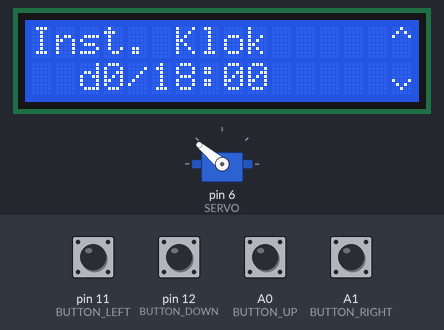
The sketch below on a simulated Arduino Uno, built with avr-gcc and run on an emulated ATmega328P. Shown: 16×2 character LCD, servo. The test bench sets the inputs (shaded band); at power-on: A0 (BUTTON_UP), A1 (BUTTON_RIGHT), pin 11 (BUTTON_LEFT), pin 12 (BUTTON_DOWN) HIGH. EEPROM starts erased.

Above: at 1.2 s.
1.3 s: pin 12 (BUTTON_DOWN) pulled LOW for 0.15 s
At 1.47 s:
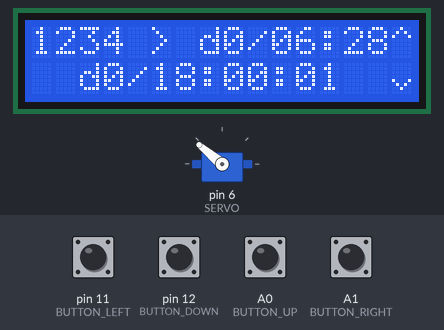
At 2.6 s:
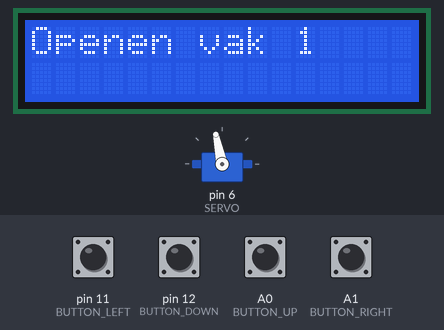
Timing chart, 0 to 15.1 s (numbered marks = the images above; inputs shaded):
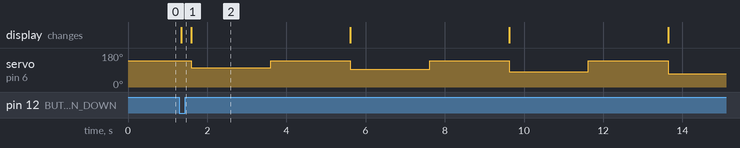

Measured:
- after the input at 1.3 s, servo on pin 6 (SERVO): 140° → 102° after 0.30 s, → 140° 2.0 s later, → 93° 2.0 s later, → 140° 2.0 s later, … (7 changes in this stretch); the display: changes after 0.05 s (image 1)

The sketch:

catfeedertimer.ino
```cpp
#include <LiquidCrystal.h>
#include <Servo.h>
#include <EEPROM.h>

/* Useful Constants */
#define SECS_PER_MIN  (60UL)
#define SECS_PER_HOUR (3600UL)
#define SECS_PER_DAY  (SECS_PER_HOUR * 24UL)

/* Useful Macros for getting elapsed time */
#define numberOfSeconds(_time_) ((_time_) % SECS_PER_MIN)
#define numberOfMinutes(_time_) (((_time_) / SECS_PER_MIN) % SECS_PER_MIN)
#define numberOfHours(_time_) (((_time_) % SECS_PER_DAY) / SECS_PER_HOUR)
#define elapsedDays(_time_) ((_time_) / SECS_PER_DAY)

const unsigned long timeincrement[3] = {
  SECS_PER_DAY,
  SECS_PER_HOUR,
  SECS_PER_MIN
};

/* LCD pin assignments */
const byte LCD_RS       =  2;
const byte LCD_ENABLE   =  3;
const byte LCD_D4       =  7;
const byte LCD_D5       =  8;
const byte LCD_D6       =  9;
const byte LCD_D7       = 10;

/* Servo pin assignments */
const byte SERVO        =  6;

/* Button pin assignments */
const byte BUTTON_RIGHT = A1;
const byte BUTTON_DOWN  = 12;
const byte BUTTON_LEFT  = 11;
const byte BUTTON_UP    = A0;

/* Servo positions */
// BOARD 1 */
/*
const byte STEP[4] = {
32,
42,
52,
65
};

const byte NEUTRAL = 140;
*/

// BOARD 2
const byte STEP[4] = {
102,
93,
82,
71
};

const byte NEUTRAL = 140;

/* LCD constants */
const byte LCD_COLS = 16;
const byte LCD_ROWS =  2;

/* Offset at start time */
unsigned long offset = 00 + (18*SECS_PER_HOUR);

/* Last interaction */
unsigned long lastInteraction = 0;
const unsigned long TIMEOUT = (1000UL) * (SECS_PER_MIN * 5);

/* Timer vars with initial values*/
unsigned long timer[4] = {
  (12*SECS_PER_HOUR),
  (15*SECS_PER_HOUR),
  (12*SECS_PER_HOUR)+(1*SECS_PER_DAY),
  (15*SECS_PER_HOUR)+(1*SECS_PER_DAY)};

const unsigned long TIMER_MAX = (9 * SECS_PER_DAY)+(23 * SECS_PER_HOUR)+(60 * SECS_PER_MIN);

const byte LAST_STATE   = 5;

/* State of the software */
byte state = 4;

/* Selected edit field */
byte selected = 3;

const byte CHAR_ARROW_DOWN = 0;
byte CHAR_ARROW_DOWN_DATA[8] = {
  B00000,
  B00000,
  B00000,
  B00000,
  B10001,
  B01010,
  B00100
};

LiquidCrystal lcd(
LCD_RS,
LCD_ENABLE,
LCD_D4,
LCD_D5,
LCD_D6,
LCD_D7
);

Servo servo;

void setup()
{
  lcd.begin(LCD_COLS, LCD_ROWS);
  lcd.clear();

  lcd.createChar(0, CHAR_ARROW_DOWN_DATA);

  servo.attach(SERVO);
  servo.write(NEUTRAL);
  servo.detach();

  //save();
  EEPROM.get(0, timer);

  for(byte i=0;i<4;i++){
    timer[i] = timer[i] % SECS_PER_DAY;
  }

  pinMode(BUTTON_UP, INPUT_PULLUP);
  pinMode(BUTTON_DOWN, INPUT_PULLUP);
  pinMode(BUTTON_LEFT, INPUT_PULLUP);
  pinMode(BUTTON_RIGHT, INPUT_PULLUP);

  printLCD();

  lastInteraction = millis();
}

void loop() {
  if(digitalRead(BUTTON_UP) == LOW){
    onUp();
    afterButton();
  }
  else if(digitalRead(BUTTON_DOWN) == LOW){
    onDown();
    afterButton();
  }
  else if(digitalRead(BUTTON_LEFT) == LOW){
    onLeft();
    afterButton();
  }
  else if(digitalRead(BUTTON_RIGHT) == LOW){
    onRight();
    afterButton();
  }
  if(state == LAST_STATE){
    lcd.setCursor(2,1);
    printTime((millis() / 1000UL) + offset);
    checktimers();
  }
  if((lastInteraction > 0) && ((lastInteraction + TIMEOUT) < millis())){
    lastInteraction = 0;
    state = 5;
    selected = 3;
    printLCD();
    save();
  }
}

void checktimers(){
  for(byte i=0;i<4;i++){
    if((timer[i] > 0) && (timer[i] < ((millis() / 1000UL) + offset))){
      timer[i] += SECS_PER_DAY;
      opentimer(i);
      printLCD();
    }
  }
}

void opentimer(byte timer){
  servo.attach(SERVO);
  servo.write(NEUTRAL);

  lcd.clear();
  lcd.noCursor();
  lcd.setCursor(0,0);

  lcd.print("Openen vak ");
  lcd.print(timer+1);

  servo.write(STEP[timer]);
  delay(2000);
  servo.write(NEUTRAL);
  delay(2000);

  servo.detach();
}

void afterButton(){
  lastInteraction = millis();
  delay(250);
}

void onUp(){
  if(selected < 3){
    if(state < 4){
      if((timer[state] + timeincrement[selected]) < TIMER_MAX){
        timer[state] += timeincrement[selected];
        printLCD();
      }
    }
    else if(state == 4){
      offset += timeincrement[selected];
      printLCD();
    }
  }
  else if(state > 0){
    state--;
    printLCD();
  }
  else if(state == 0){
    state=LAST_STATE;
    printLCD();
  }

  if(state == LAST_STATE){
    save();
  }
}

void onDown(){
  if(selected < 3){
    if(state < 4){
      if(timer[state] >= timeincrement[selected]){
        timer[state] -= timeincrement[selected];
        printLCD();
      }
    }
    else if(state == 4){
      if(offset >= timeincrement[selected]){
        offset -= timeincrement[selected];
        printLCD();
      }
    }
  }
  else if(state < LAST_STATE){
    state++;
    printLCD();
  }
  else if(state == LAST_STATE){
    state = 0;
    printLCD();
  }

  if(state == LAST_STATE){
    save();
  }
}

void onLeft(){
  byte minSelected = state == LAST_STATE ? 3 : 0;
  if(selected > minSelected){
    selected -= 1;
    printLCD();
  }else if(selected == minSelected){
    selected = 3;
    printLCD();
  }
}

void onRight(){
  byte minSelected = state == LAST_STATE ? 3 : 0;
  if(selected < 3){
    selected += 1;
    printLCD();
  }
  else if(selected == 3){
    selected = minSelected;
    printLCD();
  }
}

void printLCD(){
  lcd.clear();
  lcd.noCursor();
  lcd.setCursor(0,0);
  unsigned long time;

  if(state < 5){
    if(state < 4){
      lcd.print("Inst. Vak ");
      lcd.print(state+1);
    }
    else if(state == 4){
      lcd.print("Inst. Klok");
    }
  }
  else{
    for(byte i=0;i<4;i++){
      if(timer[i] > 0){
        lcd.print(i+1);
      }
      else{
        lcd.print('.');
      }
    }

    time = nextTimer();
    if(time > 0){
      lcd.print(" > ");
      printTimeMins(time);
    }
  }

  lcd.setCursor(2,1);
  time = (millis() / 1000UL) + offset;
  if(state < 4){
    time = timer[state];
  }

  if(state == LAST_STATE){
    printTime(time);
  }
  else{
    printTimeMins(time);
  }

  if(selected == 3){
    lcd.setCursor(15,0);
    lcd.print("^");
    lcd.setCursor(15,1);
    lcd.write(CHAR_ARROW_DOWN);
  }

  setcursor();
}

void printTime(unsigned long time){
  printTimeMins(time);
  lcd.print(':');
  printPad(numberOfSeconds(time));
}

void printTimeMins(unsigned long time){
  lcd.print("d");
  lcd.print(elapsedDays(time));
  lcd.print('/');
  printPad(numberOfHours(time));
  lcd.print(':');
  printPad(numberOfMinutes(time));
}

unsigned long nextTimer(){
  unsigned long next = 0;
  for(byte i=0;i<4;i++){
    if(timer[i] > 0){
      next = max(timer[i], next);
    }
  }
  for(byte i=0;i<4;i++){
    if(timer[i] < next && timer[i] > 0){
      next = timer[i];
    }
  }
  return next;
}

void setcursor(){
  if(state < LAST_STATE){
    if(selected < 3){
      lcd.setCursor(3+(selected*3),1);
      lcd.cursor();
    }
  }
}

void printPad(byte t){
  if(t < 10) lcd.print("0");
  lcd.print(t);
}

void save(){
  EEPROM.put(0,timer);
}
```
